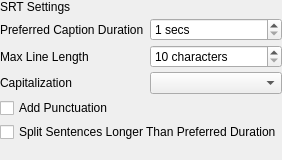
                                                <widget class="QWidget" name="transcriptSrtSettingsWidget" native="true">
                                                    <layout class="QFormLayout" name="formLayout_4">
                                                        <property name="labelAlignment">
                                                            <set>Qt::AlignLeading|Qt::AlignLeft|Qt::AlignVCenter</set>
                                                        </property>
                                                        <property name="verticalSpacing">
                                                            <number>4</number>
                                                        </property>
                                                        <property name="leftMargin">
                                                            <number>0</number>
                                                        </property>
                                                        <property name="topMargin">
                                                            <number>0</number>
                                                        </property>
                                                        <property name="rightMargin">
                                                            <number>0</number>
                                                        </property>
                                                        <property name="bottomMargin">
                                                            <number>0</number>
                                                        </property>
                                                        <item row="0" column="0">
                                                            <widget class="QLabel" name="label_18">
                                                                <property name="text">
                                                                    <string>SRT Settings</string>
                                                                </property>
                                                            </widget>
                                                        </item>
                                                        <item row="1" column="0">
                                                            <widget class="QLabel" name="label_19">
                                                                <property name="text">
                                                                    <string>Preferred Caption Duration</string>
                                                                </property>
                                                            </widget>
                                                        </item>
                                                        <item row="1" column="1">
                                                            <widget class="QSpinBox" name="srtDurationSpinBox">
                                                                <property name="specialValueText">
                                                                    <string/>
                                                                </property>
                                                                <property name="suffix">
                                                                    <string> secs</string>
                                                                </property>
                                                                <property name="minimum">
                                                                    <number>1</number>
                                                                </property>
                                                                <property name="maximum">
                                                                    <number>999</number>
                                                                </property>
                                                            </widget>
                                                        </item>
                                                        <item row="2" column="0">
                                                            <widget class="QLabel" name="label_20">
                                                                <property name="text">
                                                                    <string>Max Line Length</string>
                                                                </property>
                                                            </widget>
                                                        </item>
                                                        <item row="2" column="1">
                                                            <widget class="QSpinBox" name="srtLineLengthSpinBox">
                                                                <property name="suffix">
                                                                    <string> characters</string>
                                                                </property>
                                                                <property name="minimum">
                                                                    <number>10</number>
                                                                </property>
                                                                <property name="maximum">
                                                                    <number>9999999</number>
                                                                </property>
                                                            </widget>
                                                        </item>
                                                        <item row="3" column="0">
                                                            <widget class="QLabel" name="label_11">
                                                                <property name="text">
                                                                    <string>Capitalization</string>
                                                                </property>
                                                            </widget>
                                                        </item>
                                                        <item row="3" column="1">
                                                            <widget class="QComboBox" name="srtCapitalizationComboBox"/>
                                                        </item>
                                                        <item row="5" column="0" colspan="2">
                                                            <widget class="QCheckBox" name="srtSplitSentencesCheckBox">
                                                                <property name="text">
                                                                    <string>Split Sentences Longer Than Preferred Duration</string>
                                                                </property>
                                                            </widget>
                                                        </item>
                                                        <item row="6" column="0">
                                                            <widget class="QLabel" name="label_12">
                                                                <property name="text">
                                                                    <string/>
                                                                </property>
                                                            </widget>
                                                        </item>
                                                        <item row="4" column="0" colspan="2">
                                                            <widget class="QCheckBox" name="srtAddPunctuationCheckBox">
                                                                <property name="text">
                                                                    <string>Add Punctuation </string>
                                                                </property>
                                                            </widget>
                                                        </item>
                                                    </layout>
                                                </widget>
